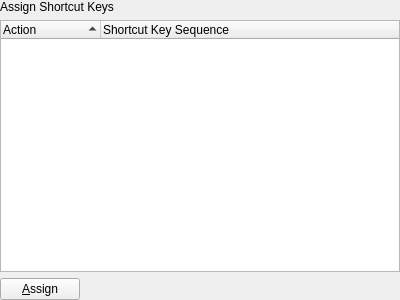
<ui version="4.0" >
 <class>KeyBindingsDialogContent</class>
 <widget class="QWidget" name="KeyBindingsDialogContent" >
  <property name="geometry" >
   <rect>
    <x>0</x>
    <y>0</y>
    <width>400</width>
    <height>300</height>
   </rect>
  </property>
  <property name="windowTitle" >
   <string>Form</string>
  </property>
  <layout class="QVBoxLayout" >
   <property name="leftMargin" >
    <number>0</number>
   </property>
   <property name="topMargin" >
    <number>0</number>
   </property>
   <property name="rightMargin" >
    <number>0</number>
   </property>
   <property name="bottomMargin" >
    <number>0</number>
   </property>
   <item>
    <widget class="QLabel" name="label" >
     <property name="text" >
      <string>Assign Shortcut Keys</string>
     </property>
    </widget>
   </item>
   <item>
    <widget class="QTreeWidget" name="list" >
     <property name="editTriggers" >
      <set>QAbstractItemView::NoEditTriggers</set>
     </property>
     <property name="alternatingRowColors" >
      <bool>true</bool>
     </property>
     <property name="rootIsDecorated" >
      <bool>false</bool>
     </property>
     <property name="uniformRowHeights" >
      <bool>true</bool>
     </property>
     <property name="itemsExpandable" >
      <bool>false</bool>
     </property>
     <property name="sortingEnabled" >
      <bool>true</bool>
     </property>
     <property name="columnCount" >
      <number>2</number>
     </property>
     <column>
      <property name="text" >
       <string>Action</string>
      </property>
     </column>
     <column>
      <property name="text" >
       <string>Shortcut Key Sequence</string>
      </property>
     </column>
    </widget>
   </item>
   <item>
    <layout class="QHBoxLayout" >
     <property name="leftMargin" >
      <number>0</number>
     </property>
     <property name="topMargin" >
      <number>0</number>
     </property>
     <item>
      <widget class="QPushButton" name="assignButton" >
       <property name="text" >
        <string>&amp;Assign</string>
       </property>
      </widget>
     </item>
     <item>
      <spacer>
       <property name="orientation" >
        <enum>Qt::Horizontal</enum>
       </property>
       <property name="sizeHint" >
        <size>
         <width>40</width>
         <height>20</height>
        </size>
       </property>
      </spacer>
     </item>
    </layout>
   </item>
  </layout>
 </widget>
 <resources/>
 <connections/>
</ui>
